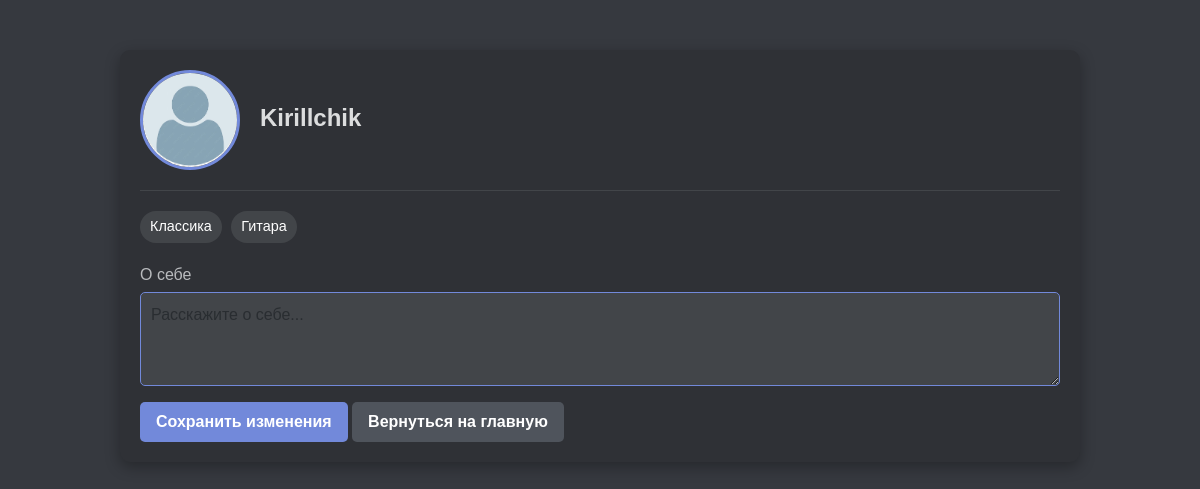
The app's page /profile (signed in) with its own data.
### app/models.py (models this page shows, shortened)
class User(UserMixin, db.Model):
    id = db.Column(db.Integer, primary_key=True)
    username = db.Column(db.String(64), index=True, unique=True)
    email = db.Column(db.String(120), index=True, unique=True)
    password_hash = db.Column(db.String(128))
    avatar = db.Column(db.String(256), nullable=True)  # Путь к файлу аватара
    bio = db.Column(db.String(256), nullable=True)

class UserTag(db.Model):
    id = db.Column(db.Integer, primary_key=True)
    user_id = db.Column(db.Integer, db.ForeignKey('user.id'), nullable=False)
    tag_id = db.Column(db.Integer, db.ForeignKey('tag.id'), nullable=False)
    user = db.relationship('User', backref=db.backref('user_tags', lazy=True))
    tag = db.relationship('Tag', backref=db.backref('user_tags', lazy=True))

class Tag(db.Model):
    id = db.Column(db.Integer, primary_key=True)
    name = db.Column(db.String(64), unique=True, nullable=False)

### app/routes.py (the view, shortened to what this page needs)
@app.route('/profile', methods=['GET', 'POST'])
@login_required
def profile():
    form = ProfileForm()
    form.bio.data = current_user.bio
    return render_template('profile.html', form=form)

### app/forms.py
class ProfileForm(FlaskForm):
    avatar = FileField('Обновить аватар', validators=[FileAllowed(['jpg', 'png', 'jpeg'])])
    bio = TextAreaField('О себе')
    submit = SubmitField('Сохранить изменения')

### app/__init__.py (called while the page is built)
@login_manager.user_loader
def load_user(user_id):
    return User.query.get(int(user_id))

### app/templates/profile.html (shortened to what this page needs)
<!DOCTYPE html>
<html lang="ru">
<head>
    <link href="https://cdn.jsdelivr.net/npm/bootstrap@5.3.0/dist/css/bootstrap.min.css" rel="stylesheet">
    <link rel="stylesheet" href="{{ url_for('static', filename='css/prof_style.css') }}">
</head>
<body class="discord-theme">
    <div class="profile-container">
        <div class="profile-header">
            <img src="{{ url_for('static', filename=current_user.avatar or 'img/default_image.jpg') }}"
     alt="Аватар" class="avatar" onclick="document.getElementById('avatarInput').click();">
            <div class="profile-info">
                <div class="profile-name">{{ current_user.username }}</div>
            </div>
        </div>
        <div class="tags">
            {% for user_tag in current_user.user_tags %}
                <span class="tag-pill">{{ user_tag.tag.name }}</span>
            {% else %}
                <span class="text-muted">Теги не выбраны</span>
            {% endfor %}
        </div>
        <form method="POST" enctype="multipart/form-data">
            <div class="mb-3">
                {{ form.bio.label(class="form-label") }}
                {{ form.bio(class="form-control", rows="3", placeholder="Расскажите о себе...") }}
            </div>
            <button type="submit" class="discord-btn primary">Сохранить изменения</button>
            <a href="{{ url_for('index') }}" class="discord-btn secondary">Вернуться на главную</a>
        </form>
    </div>
</body>
</html>

### app/static/css/prof_style.css (style rules this page uses)
body.discord-theme { background-color: #36393f; color: #dcddde; font-family: sans-serif; }
.profile-container { width: 80%; margin: 50px auto; background-color: #2f3136; padding: 20px; border-radius: 10px; box-shadow: 0 5px 15px rgba(0, 0, 0, 0.3); }
.profile-header { display: flex; align-items: center; margin-bottom: 20px; padding-bottom: 20px; border-bottom: 1px solid #424549; }
.avatar { width: 100px; height: 100px; border-radius: 50%; margin-right: 20px; object-fit: cover; border: 3px solid #7289da; }
.profile-info { display: flex; flex-direction: column; }
.profile-name { font-size: 1.5em; font-weight: bold; margin-bottom: 5px; }
.tags { margin-bottom: 20px; }
.tag-pill { background-color: #424549; color: #fff; padding: 5px 10px; border-radius: 20px; margin-right: 5px; font-size: 0.9em; display: inline-block; }
form { margin-top: 20px; }
.form-label { color: #b9bbbe; margin-bottom: 5px; display: block; }
.form-control { background-color: #424549; border: 1px solid #7289da; color: #dcddde; padding: 10px; border-radius: 5px; margin-bottom: 15px; width: 100%; }
.discord-btn { padding: 8px 16px; border: none; border-radius: 5px; cursor: pointer; font-size: 1em; font-weight: bold; transition: all 0.2s ease; text-decoration: none; display: inline-block; }
.discord-btn.primary { background-color: #7289da; color: #fff; }
.discord-btn.secondary { background-color: #4f545c; color: #fff; }
.avatar { width: 100px; height: 100px; border-radius: 50%; margin-right: 20px; object-fit: cover; border: 3px solid #7289da; cursor: pointer; transition: transform 0.2s ease-in-out; }

### records on screen
User: username "Kirillchik"
UserTag: tag.name "Классика"
UserTag: tag.name "Гитара"
